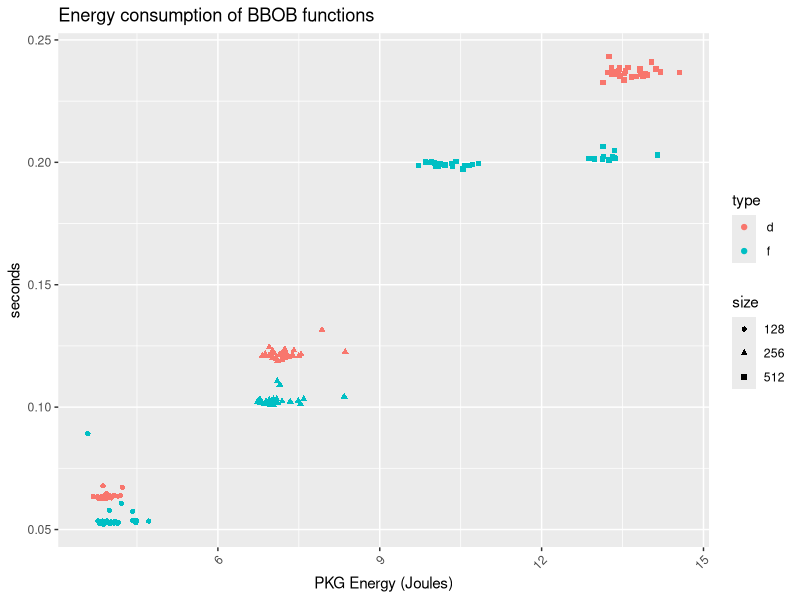
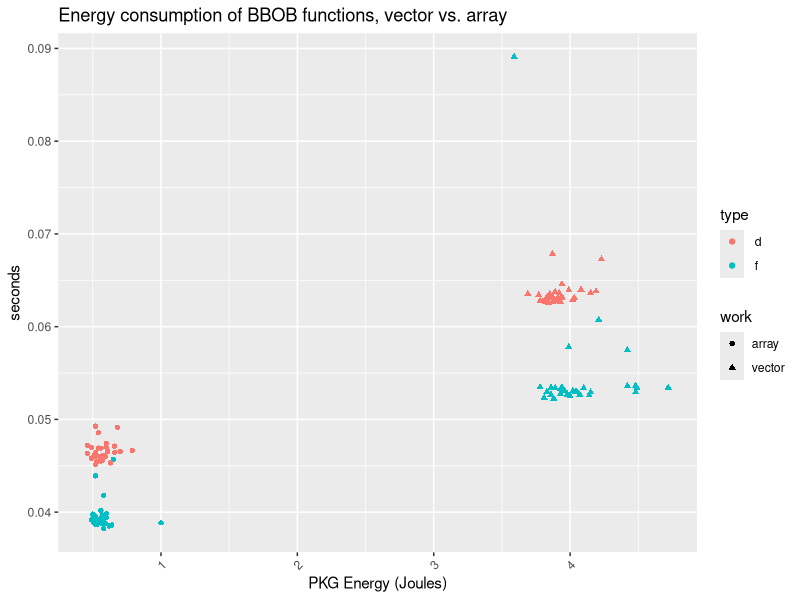
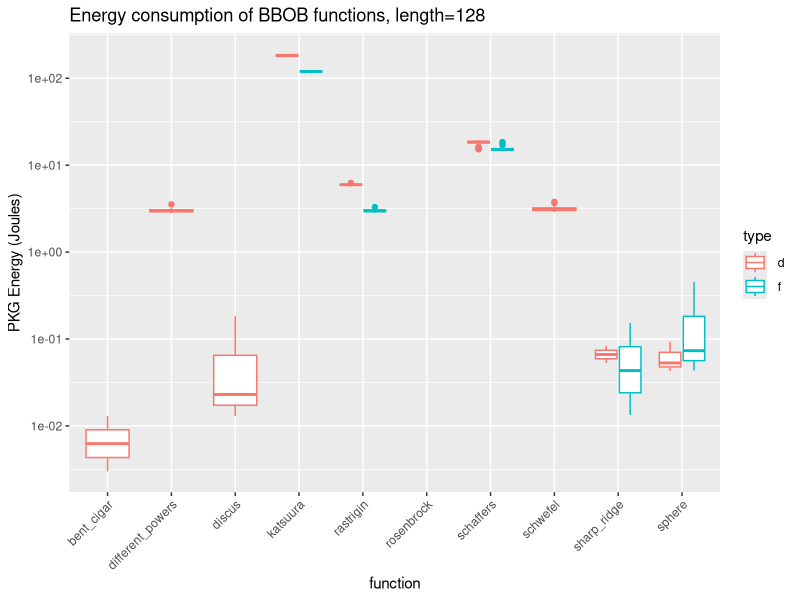
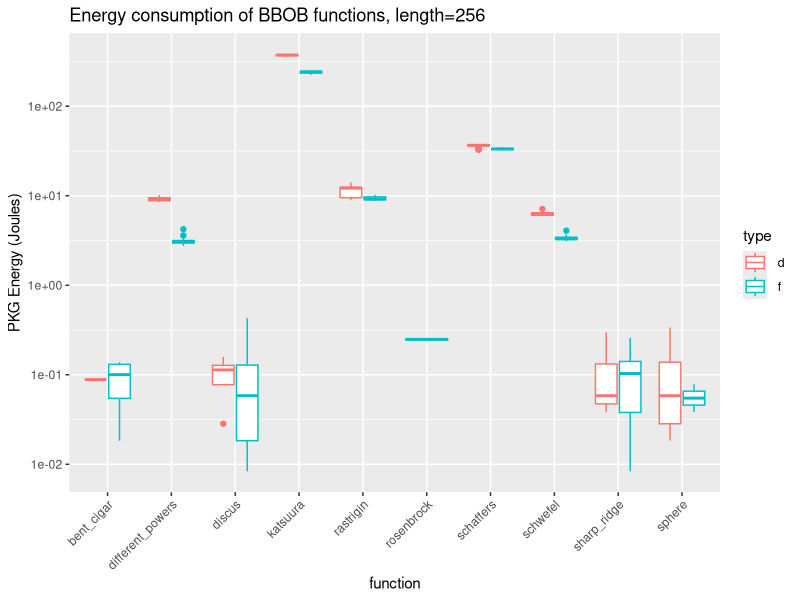
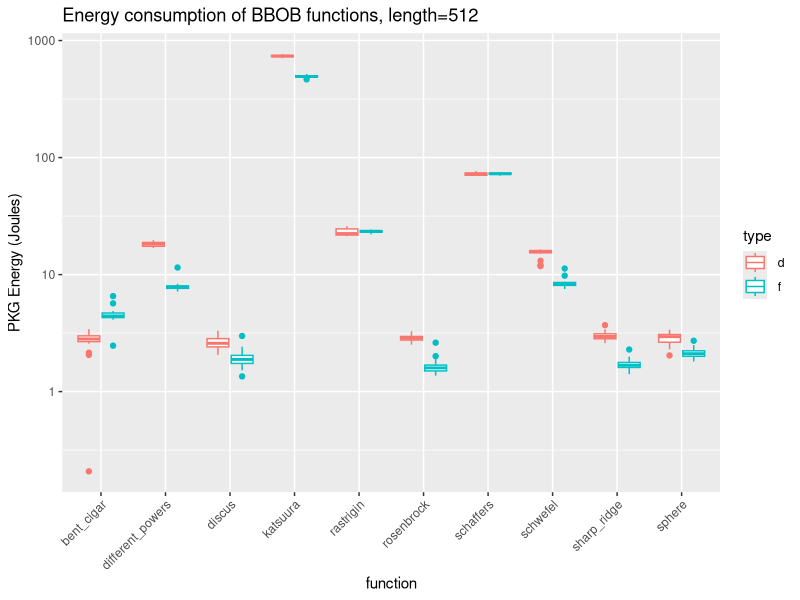
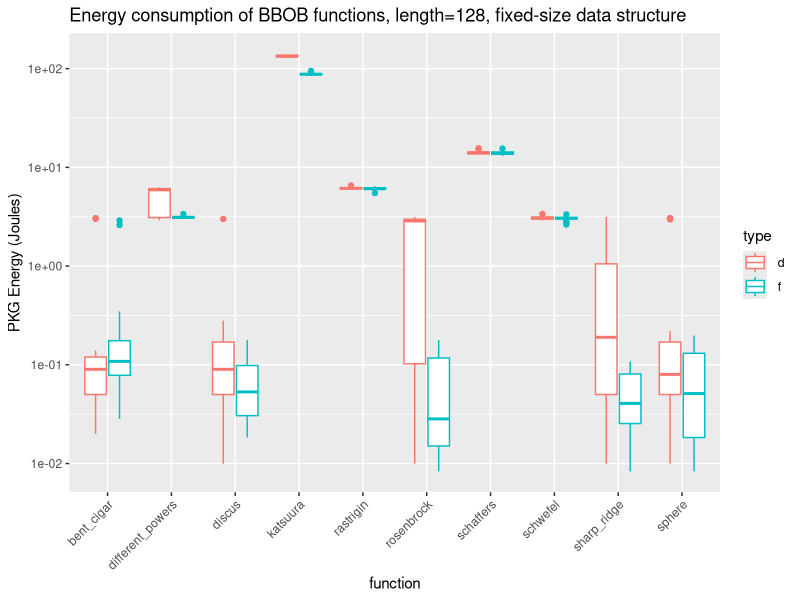
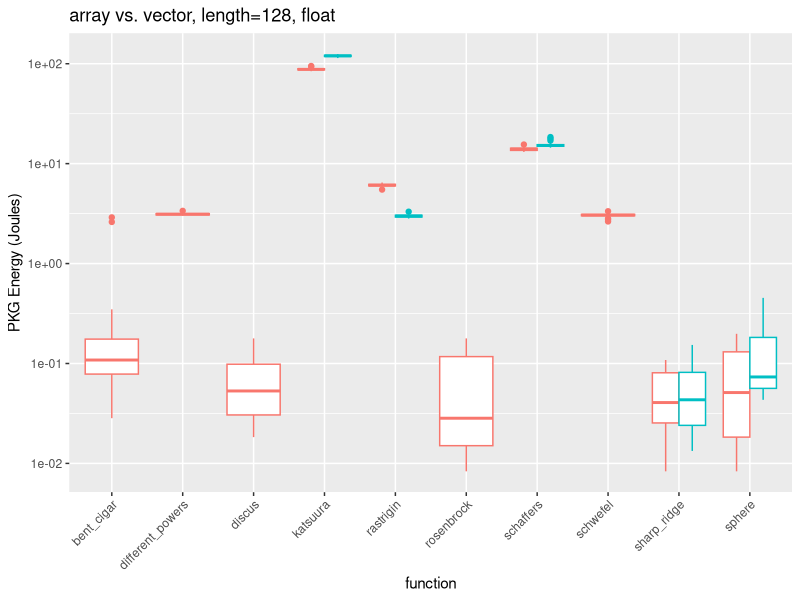
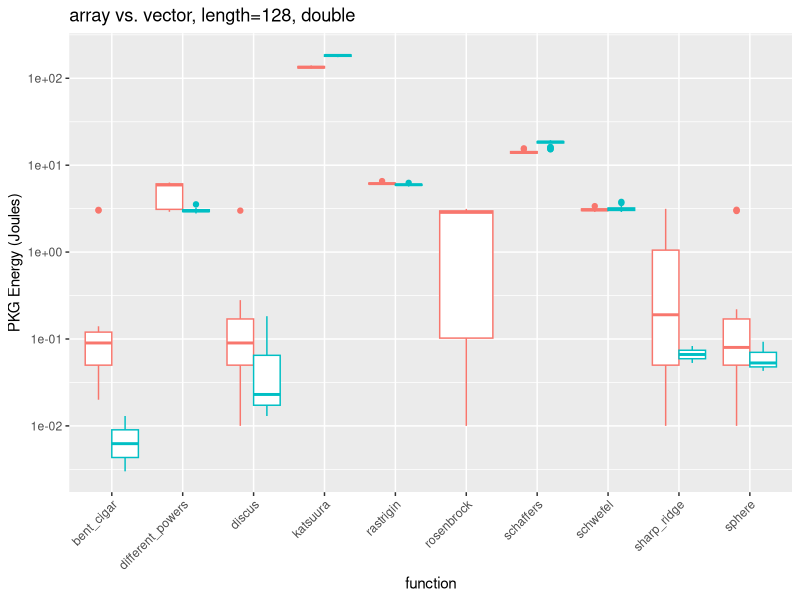

These figures' R source, in order:
## ----evostar.bbob.setup, echo=F, message=F, fig.height=4, fig.cap="Time in seconds for every experiment generating 40K chromosomes with 128,256,512 dimensions, using float or double for every one of them"----
library(ggplot2)
library(ggthemes)
library(dplyr)

base.variable.data <- read.csv("../data/evostar25-generation-5-Nov-07-30-15.csv")

base.variable.data$size <- as.factor(base.variable.data$size)
base.variable.data$type <- as.factor(base.variable.data$type)
ggplot(base.variable.data, aes(x=PKG, y=seconds, color=type, shape=size)) +
  geom_point() +
  labs(title="Energy consumption of BBOB functions", x="PKG Energy (Joules)", y="seconds") +
  theme(axis.text.x = element_text(angle = 45, hjust = 1))

base.variable.data %>% group_by(size, type) %>% summarise(mean.seconds=mean(seconds), sd.seconds=sd(seconds), mean.PKG = mean(PKG), sd.PKG = sd(PKG)) -> summary.base.variable.data


## ----evostar.bbob.fixed, echo=F, message=F, fig.height=4, fig.cap="Time in seconds for every experiment generating 40K chromosomes with 128,256,512 dimensions, using float or double for every one of them"----
base.fixed.data <- read.csv("../data/fixed-evostar25-generation-5-Nov-07-37-13.csv")

base.fixed.data$size <- as.factor(base.fixed.data$size)
base.fixed.data$type <- as.factor(base.fixed.data$type)
base.fixed.data$work <- rep("array", nrow(base.fixed.data))

base.variable.data.128 <- base.variable.data[base.variable.data$size == 128,]
base.variable.data.128$work <- rep("vector", nrow(base.variable.data.128))

base.data.128 <- rbind(base.fixed.data, base.variable.data.128)

ggplot(base.data.128, aes(x=PKG, y=seconds, color=type, shape=work)) +
  geom_point() +
  labs(title="Energy consumption of BBOB functions, vector vs. array", x="PKG Energy (Joules)", y="seconds") +
  theme(axis.text.x = element_text(angle = 45, hjust = 1))

base.fixed.data %>% group_by(size, type) %>% summarise(mean.seconds=mean(seconds), sd.seconds=sd(seconds), mean.PKG = mean(PKG), sd.PKG = sd(PKG)) -> summary.base.fixed.data


## ----evostar.bbob.functions, echo=F, message=F, warning=F, fig.height=4, fig.show="hold", fig.cap="PKG energy consumed in every experiment evaluating 40K chromosomes with 128, 256, 512 dimensions, using float or double for every one of them. Please note the $y$ axes have different scales in every chart. The boxplot is missing when the application of the function takes approximately the same time than generating it."----
functions.data <- read.csv("../data/variable-evostar25-bbob-10-Nov-19-10-32.csv")
functions.data <- functions.data[functions.data$work != "none",]
number.of.rows <- nrow(functions.data[ functions.data$size==128 & functions.data$type==" f",])
functions.data$delta.PKG <- 0
functions.data[ functions.data$size==128 & functions.data$type==" f",]$delta.PKG <- functions.data[ functions.data$size==128 & functions.data$type==" f",]$PKG - rep(summary.base.variable.data[ summary.base.variable.data$size == 128 & summary.base.variable.data$type==" f", ]$mean.PKG,number.of.rows)

functions.data[ functions.data$size==256 & functions.data$type==" f",]$delta.PKG <- functions.data[ functions.data$size==256 & functions.data$type==" f",]$PKG - rep(summary.base.variable.data[ summary.base.variable.data$size == 256 & summary.base.variable.data$type==" f", ]$mean.PKG,number.of.rows)

functions.data[ functions.data$size==512 & functions.data$type==" f",]$delta.PKG <- functions.data[ functions.data$size==512 & functions.data$type==" f",]$PKG - rep(summary.base.variable.data[ summary.base.variable.data$size == 512 & summary.base.variable.data$type==" f", ]$mean.PKG,number.of.rows)

functions.data[ functions.data$size==128 & functions.data$type==" d",]$delta.PKG <- functions.data[ functions.data$size==128 & functions.data$type==" d",]$PKG - rep(summary.base.variable.data[ summary.base.variable.data$size == 128 & summary.base.variable.data$type==" d", ]$mean.PKG,number.of.rows)

functions.data[ functions.data$size==256 & functions.data$type==" d",]$delta.PKG <- functions.data[ functions.data$size==256 & functions.data$type==" d",]$PKG - rep(summary.base.variable.data[ summary.base.variable.data$size == 256 & summary.base.variable.data$type==" d", ]$mean.PKG,number.of.rows)

functions.data[ functions.data$size==512 & functions.data$type==" d",]$delta.PKG <- functions.data[ functions.data$size==512 & functions.data$type==" d",]$PKG - rep(summary.base.variable.data[ summary.base.variable.data$size == 512 & summary.base.variable.data$type==" d", ]$mean.PKG,number.of.rows)

functions.data$delta.PKG <- pmax(functions.data$delta.PKG, 0)

ggplot(functions.data[ functions.data$size==128,], aes(x=work, y=delta.PKG, color=type)) +
  geom_boxplot() +
  labs(title="Energy consumption of BBOB functions, length=128", y="PKG Energy (Joules)", x="function") +
  theme(axis.text.x = element_text(angle = 45, hjust = 1)) + scale_y_log10()

ggplot(functions.data[ functions.data$size==256,], aes(x=work, y=delta.PKG, color=type)) +
  geom_boxplot() +
  labs(title="Energy consumption of BBOB functions, length=256", y="PKG Energy (Joules)", x="function") +
  theme(axis.text.x = element_text(angle = 45, hjust = 1))+ scale_y_log10()

ggplot(functions.data[ functions.data$size==512,], aes(x=work, y=delta.PKG, color=type)) +
  geom_boxplot() +
  labs(title="Energy consumption of BBOB functions, length=512", y="PKG Energy (Joules)", x="function") +
  theme(axis.text.x = element_text(angle = 45, hjust = 1))+ scale_y_log10()


## ----evostar.bbob.fixed.functions, echo=F, message=F, warning=F, fig.height=4, fig.cap="PKG energy consumed in every experiment evaluating 40K chromosomes with 128, float or double. Please note $y$ scale is logarithmic"----
fixed.functions.data <- read.csv("../data/evostar25-bbob-fixed-12-Nov-08-20-03.csv")
number.of.rows <- nrow(fixed.functions.data[ fixed.functions.data$size==128 & fixed.functions.data$type==" f",])
fixed.functions.data$delta.PKG <- 0
fixed.functions.data[ fixed.functions.data$size==128 & fixed.functions.data$type==" f",]$delta.PKG <- fixed.functions.data[ fixed.functions.data$size==128 & fixed.functions.data$type==" f",]$PKG - rep(summary.base.fixed.data[ summary.base.fixed.data$size == 128 & summary.base.fixed.data$type==" f", ]$mean.PKG,number.of.rows)
fixed.functions.data[ fixed.functions.data$size==128 & fixed.functions.data$type==" d",]$delta.PKG <- fixed.functions.data[ fixed.functions.data$size==128 & fixed.functions.data$type==" d",]$PKG - rep(summary.base.fixed.data[ summary.base.fixed.data$size == 128 & summary.base.fixed.data$type==" d", ]$mean.PKG,number.of.rows)
fixed.functions.data$delta.PKG <- pmax(fixed.functions.data$delta.PKG, 0)

ggplot(fixed.functions.data[ fixed.functions.data$size==128,], aes(x=work, y=delta.PKG, color=type)) +
  geom_boxplot() +
  labs(title="Energy consumption of BBOB functions, length=128, fixed-size data structure", y="PKG Energy (Joules)", x="function") +
  theme(axis.text.x = element_text(angle = 45, hjust = 1))+ scale_y_log10()


## ----evostar.bbob.compares, echo=F, message=F, warning=F, fig.height=5, fig.show="hold", fig.cap="PKG energy consumed in every experiment evaluating 40K chromosomes with 128, 256, 512 dimensions, using float or double for every one of them. Please note the $y$ axes have different scales"----
fixed.functions.data$data.structure <- "Fixed"
functions.data$data.structure <- "Variable"

functions.128 <- rbind(fixed.functions.data[ fixed.functions.data$size==128,], functions.data[ functions.data$size==128,])

ggplot(functions.128[ functions.128$type==" f",], aes(x=work, y=delta.PKG, color=data.structure)) +
  geom_boxplot( position="dodge") +
  labs(title="array vs. vector, length=128, float", y="PKG Energy (Joules)", x="function") +
  theme(axis.text.x = element_text(angle = 45, hjust = 1)) + scale_y_log10()+ theme(legend.position="none")

ggplot(functions.128[ functions.128$type==" d",], aes(x=work, y=delta.PKG, color=data.structure)) +
  geom_boxplot( position="dodge") +
  labs(title="array vs. vector, length=128, double", y="PKG Energy (Joules)", x="function") +
  theme(axis.text.x = element_text(angle = 45, hjust = 1)) + scale_y_log10() + theme(legend.position="none")
